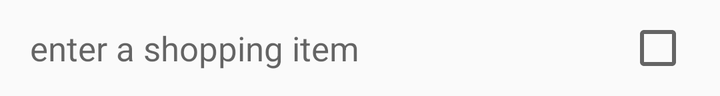
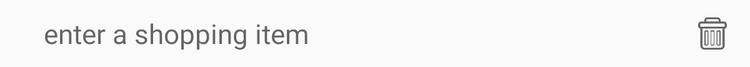

An Android layout and its configuration variant, each rendered on a device that would load it. The default file and the variant file are quoted in full after the pictures.
<!-- AndroidManifest.xml: application theme AppTheme -->
<!-- res/layout/shopping_list_item.xml -->
<?xml version="1.0" encoding="utf-8"?>
<RelativeLayout xmlns:android="http://schemas.android.com/apk/res/android"
                xmlns:tools="http://schemas.android.com/tools"
                android:layout_width="match_parent"
                android:layout_height="wrap_content"
                android:paddingTop="8dp"
                android:paddingBottom="8dp"
                android:background="?android:attr/selectableItemBackground"
                tools:background="@drawable/bg_gradient">

    <TextView
        android:layout_width="wrap_content"
        android:layout_height="wrap_content"
        android:textSize="17sp"
        android:layout_marginLeft="15dp"
        android:layout_marginStart="15dp"
        android:id="@+id/shoppingListItem"
        android:hint="@string/enter_item_hint"
        android:layout_centerVertical="true"
        android:layout_alignParentLeft="true"
        android:layout_alignParentStart="true"/>

    <CheckBox
        android:layout_width="wrap_content"
        android:layout_height="wrap_content"
        android:text="@string/shopping_list_item_checkbox_label"
        android:id="@+id/shoppingListCheckBox"
        android:layout_centerVertical="true"
        android:layout_marginRight="15dp"
        android:layout_alignParentRight="true"
        android:layout_alignParentEnd="true"
        android:checked="false"/>
</RelativeLayout>
<!-- resources referenced by this layout -->
<resources>
  <string name="enter_item_hint">enter a shopping item</string>
  <string name="shopping_list_item_checkbox_label">""</string>
  <style name="AppTheme" parent="Theme.AppCompat.Light.NoActionBar">
          
          <item name="colorPrimary">@color/ColorPrimary</item>
          <item name="colorPrimaryDark">@color/ColorPrimaryDark</item>
          <item name="colorAccent">@color/ColorPrimaryDark</item>
      </style>
  <color name="ColorPrimary">#4688F1</color>
  <color name="ColorPrimaryDark">#366AD3</color>
</resources>
<!-- res/layout-large/shopping_list_item.xml (the repository's variant of the layout above) -->
<!-- drawn on a 7-inch tablet held upright -->
<?xml version="1.0" encoding="utf-8"?>
<RelativeLayout xmlns:android="http://schemas.android.com/apk/res/android"
                xmlns:tools="http://schemas.android.com/tools"
                android:layout_width="match_parent"
                android:layout_height="wrap_content"
                android:paddingTop="12dp"
                android:paddingBottom="12dp"
                android:background="?android:attr/selectableItemBackground"
                tools:background="@drawable/bg_gradient">

    <TextView
        android:layout_width="wrap_content"
        android:layout_height="wrap_content"
        android:textSize="22sp"
        android:layout_marginLeft="35dp"
        android:layout_marginStart="35dp"
        android:id="@+id/shoppingListItem"
        android:hint="@string/enter_item_hint"
        android:layout_centerVertical="true"
        android:layout_alignParentLeft="true"
        android:layout_alignParentStart="true"/>

    <ImageView
        android:layout_width="30dp"
        android:layout_height="30dp"
        android:text="@string/shopping_list_item_checkbox_label"
        android:id="@+id/shoppingListBinIcon"
        android:src="@drawable/bin_icon"
        android:layout_marginRight="15dp"
        android:layout_alignParentRight="true"
        android:paddingBottom="2dp"
        android:paddingTop="2dp"
        android:layout_alignParentEnd="false"
        android:checked="false"/>
</RelativeLayout>
<!-- resources referenced by the variant -->
<!-- as a 7-inch tablet held upright resolves them -->
<resources>
  <!-- drawable bin_icon: png bitmap (drawable, 13877 bytes) -->
  <string name="enter_item_hint">enter a shopping item</string>
  <string name="shopping_list_item_checkbox_label">""</string>
  <style name="AppTheme" parent="Theme.AppCompat.Light.NoActionBar">
          
          <item name="colorPrimary">@color/ColorPrimary</item>
          <item name="colorPrimaryDark">@color/ColorPrimaryDark</item>
          <item name="colorAccent">@color/ColorPrimaryDark</item>
      </style>
  <color name="ColorPrimary">#4688F1</color>
  <color name="ColorPrimaryDark">#366AD3</color>
</resources>
